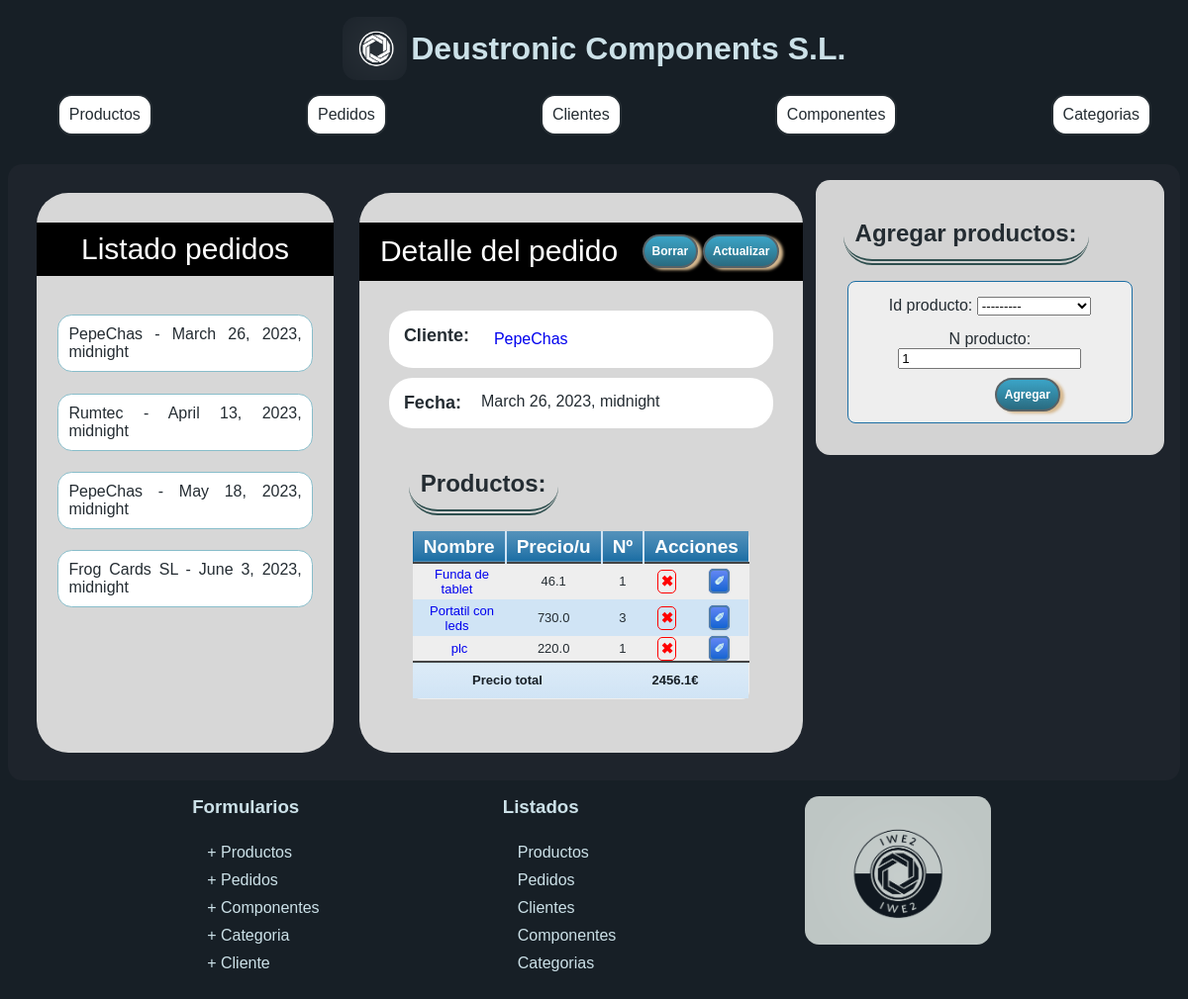
The app's page /appProyecto/pedidos/2 with its own data.
### appProyecto/models.py (models this page shows, shortened)
class Pedido(models.Model):
    id_cliente = models.ForeignKey(Cliente, on_delete=models.CASCADE)
    fecha = models.DateTimeField('Fecha de creacion')
    precio = models.FloatField(default=0)
    producto = models.ManyToManyField(Producto, through="Cantidad")

class Cliente(models.Model):
    cif = models.CharField(max_length=100, unique=True)
    nombre = models.CharField(max_length=100)
    direccion = models.CharField(max_length=200)
    telefono = models.CharField(max_length=30)
    email = models.EmailField(max_length=200)
    def __str__(self):
        return self.nombre

class Cantidad(models.Model):
    id_producto = models.ForeignKey(Producto, on_delete=models.CASCADE)
    id_pedido = models.ForeignKey(Pedido, on_delete=models.CASCADE)
    n_producto = models.IntegerField(
        default=1,
        validators=[
            MinValueValidator(1)
        ]
     )
    def obtener_cantidad(self):
        return self.n_producto * self.id_producto.obtener_precio()
    class Meta:
        unique_together = (('id_producto', 'id_pedido'),)

class Producto(models.Model):
    precio = models.FloatField(
        default=0,
        validators=[
            MinValueValidator(0)
        ]
     )
    nombre = models.CharField(max_length=200)
    descripcion = models.CharField(max_length=1000)
    categoria = models.ForeignKey(Categoria, on_delete=models.CASCADE)
    componente = models.ManyToManyField(Componente, through="Elemento")
    def obtener_precio(self):
        return self.precio
    def __str__(self):
        return self.nombre

### appProyecto/views.py (the view, shortened to what this page needs)
# urls.py: path('pedidos/<int:pk>',  views.PedidoDetailView.as_view(),
class PedidoDetailView(DetailView):
    model = Pedido
    def get_context_data(self, **kwargs):
        context = super().get_context_data(**kwargs)
        context['cantidades'] = self.object.cantidad_set.all()
        context['listaTodos'] = Pedido.objects.all()
        context['form'] = CantidadForm(
            initial={'id_pedido': self.object},
            pedido=self.object
        )
        total = 0
        for c in context['cantidades']:
            total = round( total + c.obtener_cantidad(), 2)
        self.object.precio = total
        self.object.save()
        context['precioTotal'] = total
        return context

### appProyecto/forms.py
class CantidadForm(forms.ModelForm):
    class Meta:
        model = Cantidad
        fields = ['id_producto', 'n_producto',]
    def __init__(self, *args, **kwargs):
        pedido = kwargs.pop('pedido', None)
        super().__init__(*args, **kwargs)
        if pedido:
            productos_en_pedido = pedido.producto.all()
            self.fields['id_producto'].queryset = Producto.objects.exclude(
                id__in=productos_en_pedido
            )

### appProyecto/templates/appProyecto/pedido_detail.html (shortened to what this page needs)
{% extends "detalle.html" %} {% load static %}  {% block elemListado %} pedidos
{%endblock %} {% block urlElemento %}
<a href="{% url 'detalle pedido' p.pk %}">
  <li>{{ p.id_cliente }} - {{ p.fecha }}</li>
</a>
{% endblock %} {% block detalle %}
<div class="tituloProducto">
  Detalle del pedido
  <div class="barraBtn">
    <a href="/appProyecto/pedidos/{{pedido.id}}/delete/" class="button">
      Borrar</a
    >
    <a href="/appProyecto/pedidos/{{pedido.id}}/update/" class="button">
      Actualizar</a
    >
  </div>
</div>
<div class="datosProducto">
  <div class="propiedadProducto">
    <div class="tituloPropiedad">Cliente:</div>
    <a href="{% url 'detalle cliente' pedido.id_cliente.id %}">
      {{ pedido.id_cliente.nombre}}
    </a>
  </div>
  <div class="propiedadProducto">
    <div class="tituloPropiedad">Fecha:</div>
    {{ pedido.fecha}}
  </div>
  {% if cantidades %}
  <div class="contenedorComponentes">
    <div class="elementoComponente">
      <h2>Productos:</h2>
      <table class="blueTable">
        <thead>
          <tr>
            <th>Nombre</th>
            <th>Precio/u</th>
            <th>Nº</th>
            <th colspan="2">Acciones</th>
          </tr>
        </thead>
        <tbody>
          {% for cantidad in cantidades %}
          <tr>
            <td>
              <a href="{% url 'detalle producto' cantidad.id_producto.pk %}">
                {{ cantidad.id_producto.nombre }}
              </a>
            </td>
            <td>{{ cantidad.id_producto.precio }}</td>
            <td>{{ cantidad.n_producto }}</td>
            <td>
              <a
                href="{% url 'borrar cantidad' cantidad.pk %}"
                class="buttonBorrar"
              >
                ✖</a
              >
            </td>
            <td>
              <a
                class="buttonAccion"
                href="{% url 'actualizar cantidad' cantidad.pk %}"
              >
                ✐
              </a>
            </td>
          </tr>
          {% endfor %}
        </tbody>
        <tfoot>
          <tr>
            <td colspan="2">Precio total</td>
            <td colspan="3">{{precioTotal}}€</td>
          </tr>
        </tfoot>
      </table>
      {% else %}
      <div class="tituloPropiedad">
        NO EXISTE NINGUN PRODUCTO EN ESTE PEDIDO
      </div>
      {% endif %}
    </div>
  </div>
</div>
{% endblock %}
{% block accion %}
<div class="elementoComponente">
  <h2>Agregar productos:</h2>
  <form class="cuadroFormularios" method="post">
    {% csrf_token %} {{ form.errors }} {{ form.as_p }}
    <p id="informacionCantidad"></p>
    <button type="submit" class="botonAgregar">Agregar</button>
  </form>
</div>
{% endblock %}

### records on screen
Pedido: id_cliente "PepeChas", fecha "March 26, 2023, midnight", id_cliente.nombre "PepeChas", precio "2456.1"
Pedido: id_cliente "Rumtec", fecha "April 13, 2023, midnight"
Pedido: id_cliente "PepeChas", fecha "May 18, 2023, midnight"
Pedido: id_cliente "Frog Cards SL", fecha "June 3, 2023, midnight"
Cantidad: id_producto.nombre "Funda de tablet", id_producto.precio "46.1", n_producto "1"
Cantidad: id_producto.nombre "Portatil con leds", id_producto.precio "730.0", n_producto "3"
Cantidad: id_producto.nombre "plc", id_producto.precio "220.0", n_producto "1"
